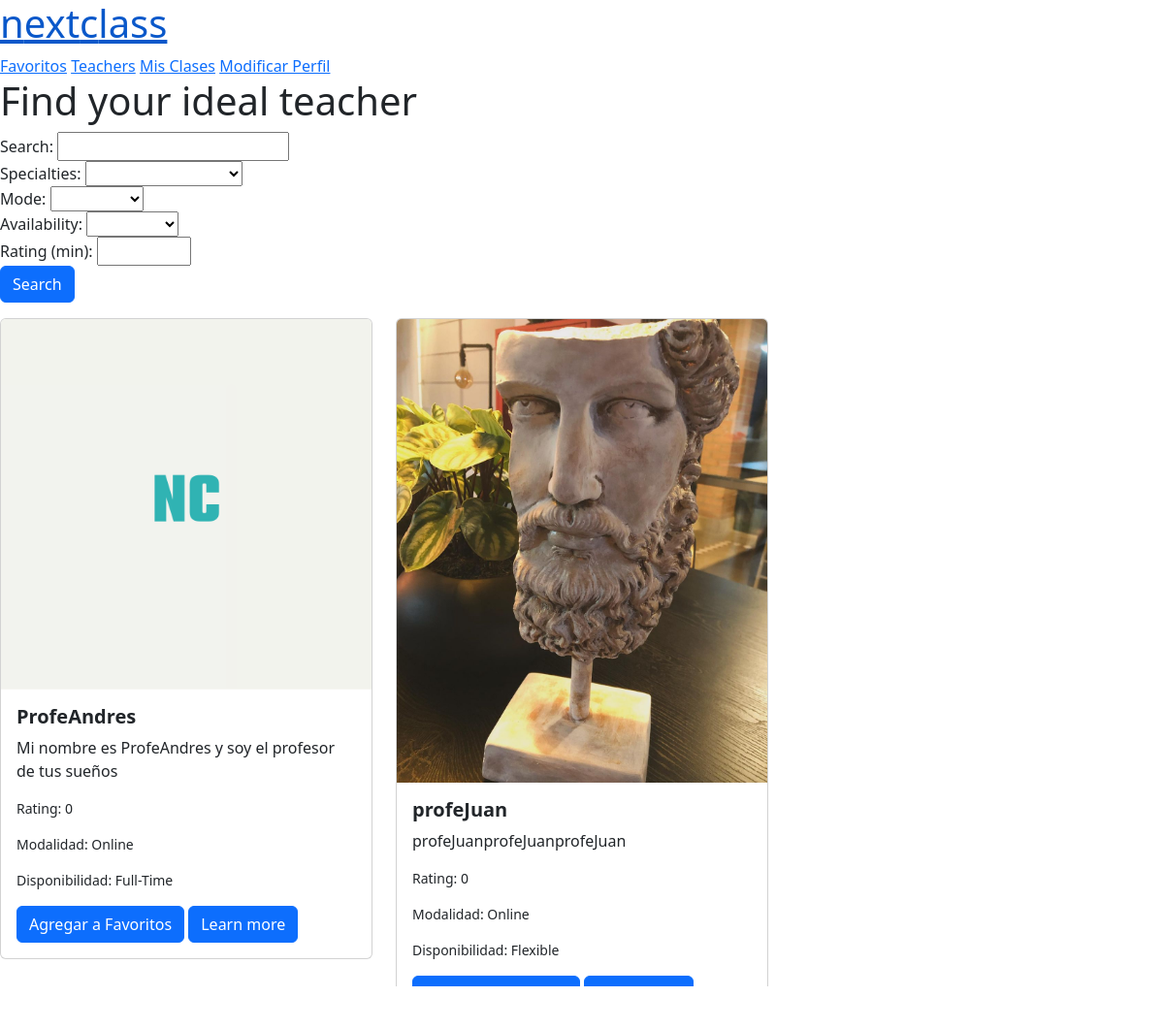
Before: /teachers/ (signed in) with the older database file.
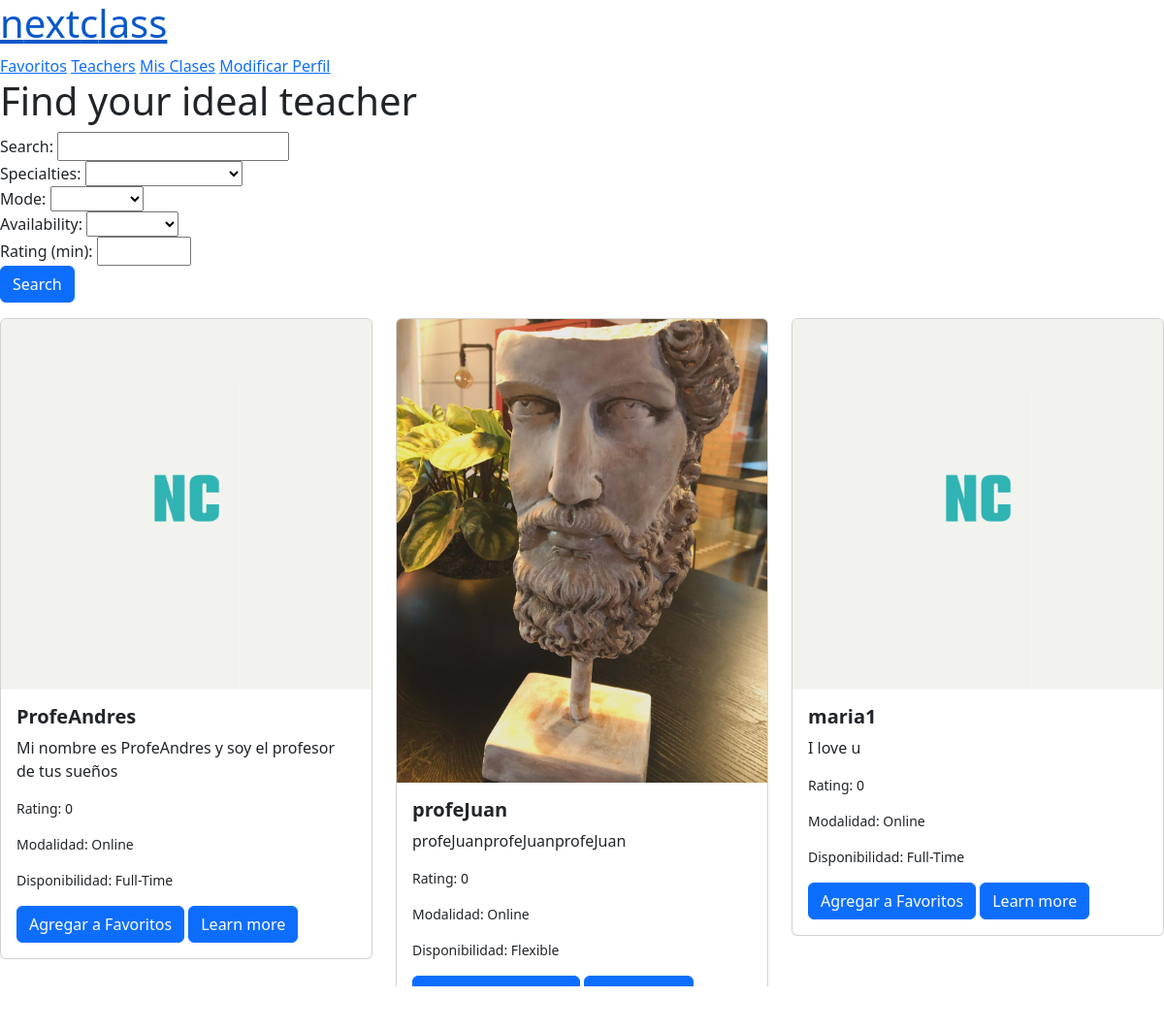
After: the same page with the newer database file.
### users/models.py (models this page shows, shortened)
class Teacher(models.Model):
    user = models.OneToOneField(User, on_delete=models.CASCADE)
    specialties = models.CharField(
        max_length=50,
        choices=Specialties.choices
    )
    biography = models.TextField()
    average_rating = models.FloatField(default=0.0)
    availability = models.CharField(
        max_length=50,
        choices=Availability.choices
    )
    mode = models.CharField(
        max_length=50,
        choices=Mode.choices
    )
    def average_rating(self):
        ratings = self.ratings.all()
        if ratings:
            return sum([rating.rating for rating in ratings]) / ratings.count()
        return 0

class User(AbstractBaseUser, PermissionsMixin):
    user_id = models.AutoField(primary_key=True)
    name = models.CharField(max_length=255)
    username = models.CharField(max_length=150, unique=True)
    email = models.EmailField(unique=True)
    password = models.CharField(max_length=128)
    user_type = models.CharField(
        max_length=10,
        choices=UserType.choices
    )
    registration_date = models.DateTimeField(auto_now_add=True)
    profile_picture = models.ImageField(upload_to='profile_photos/', default='profile_photos/default_profile.png',
                                        null=True, blank=True)
    address = models.CharField(max_length=255, null=True, blank=True)
    profile_complete = models.BooleanField(default=False)
    is_active = models.BooleanField(default=True)
    is_staff = models.BooleanField(default=False)
    objects = UserManager()
    USERNAME_FIELD = 'username'
    REQUIRED_FIELDS = ['email', 'name']

### search/views.py (the view, shortened to what this page needs)
# urls.py: path('teachers/', views.teachers, name='teachers'),
@login_required()
def teachers(request):
    searchTeacher = request.GET.get('searchTeacher', '')
    specialties_filter = request.GET.get('specialties', '')
    mode_filter = request.GET.get('mode', '')
    availability_filter = request.GET.get('availability', '')
    rating_filter = request.GET.get('rating', '')
    filters = Q()
    if specialties_filter:
        filters &= Q(specialties=specialties_filter)
    if mode_filter:
        filters &= Q(mode=mode_filter)
    if availability_filter:
        filters &= Q(availability=availability_filter)
    teachers = Teacher.objects.filter(filters)
    filtered_teachers = []
    for teacher in teachers:
        avg_rating = teacher.average_rating()
        if rating_filter:
            if avg_rating >= float(rating_filter):
                filtered_teachers.append(teacher)
        else:
            filtered_teachers.append(teacher)
    return render(request, 'teachers.html', {
        'teachers': filtered_teachers,
        'specialties': Specialties.choices,
        'modes': Mode.choices,
        'availabilities': Availability.choices
    })

### search/templates/teachers.html (shortened to what this page needs)
{% extends 'navbar.html' %}
{% block content %}
<!DOCTYPE html>
<html lang="en">
<head>
</head>
<body>
    <h1>Find your ideal teacher</h1>
    <form method="GET" action="{% url 'teachers' %}">
        <div>
            <label for="searchTeacher">Search: </label>
            <input type="text" id="searchTeacher" name="searchTeacher" value="{{ request.GET.searchTeacher }}">
        </div>
        <div>
            <label for="specialties">Specialties:</label>
            <select id="specialties" name="specialties">
                <option value=""></option>
                {% for key, value in specialties %}
                    <option value="{{ key }}" {% if request.GET.specialties == key %}selected{% endif %}>{{ value }}</option>
                {% endfor %}
            </select>
        </div>
        <div>
            <label for="mode">Mode:</label>
            <select id="mode" name="mode">
                <option value=""></option>
                {% for key, value in modes %}
                    <option value="{{ key }}" {% if request.GET.mode == key %}selected{% endif %}>{{ value }}</option>
                {% endfor %}
            </select>
        </div>
        <div>
            <label for="availability">Availability:</label>
            <select id="availability" name="availability">
                <option value=""></option>
                {% for key, value in availabilities %}
                    <option value="{{ key }}" {% if request.GET.availability == key %}selected{% endif %}>{{ value }}</option>
                {% endfor %}
            </select>
        </div>
        <div>
            <label for="rating">Rating (min):</label>
            <input type="number" id="rating" name="rating" min="0" max="5" step="0.1" value="{{ request.GET.rating }}">
        </div>
        <button type="submit" class="btn btn-primary">Search</button>
    </form>
    <div class="row row-cols-1 row-cols-md-3 g-4">
        {% for teacher in teachers %}
        <div class="col">
            <div class="card">
                <img class="card-img-top" src="{{ teacher.user.profile_picture.url }}" alt="{{ teacher.user.username }}">
                <div class="card-body">
                    <h5 class="card-title fw-bold">{{ teacher.user.username }}</h5>
                    <p class="card-text">{{ teacher.biography }}</p>
                    <p class="card-text"><small>Rating: {{ teacher.average_rating }}</small></p>
                    <p class="card-text"><small>Modalidad: {{ teacher.get_mode_display }}</small></p>
                    <p class="card-text"><small>Disponibilidad: {{ teacher.get_availability_display }}</small></p>
                    <a href="{% url 'add_favorite_teacher' teacher.id %}" class="btn btn-primary">Agregar a Favoritos</a>
                    <a href="{% url 'teachers_detail' teacher.id %}" class="btn btn-primary">Learn more</a>
                </div>
            </div>
        </div>
        {% endfor %}
    </div>
</body>
</html>
{% endblock content %}

Changed rows visible on the page:
added Teacher: user.profile_picture (placeholder picture), user.username "maria1", biography "I love u", average_rating "0", mode "Online", availability "Full-Time"
